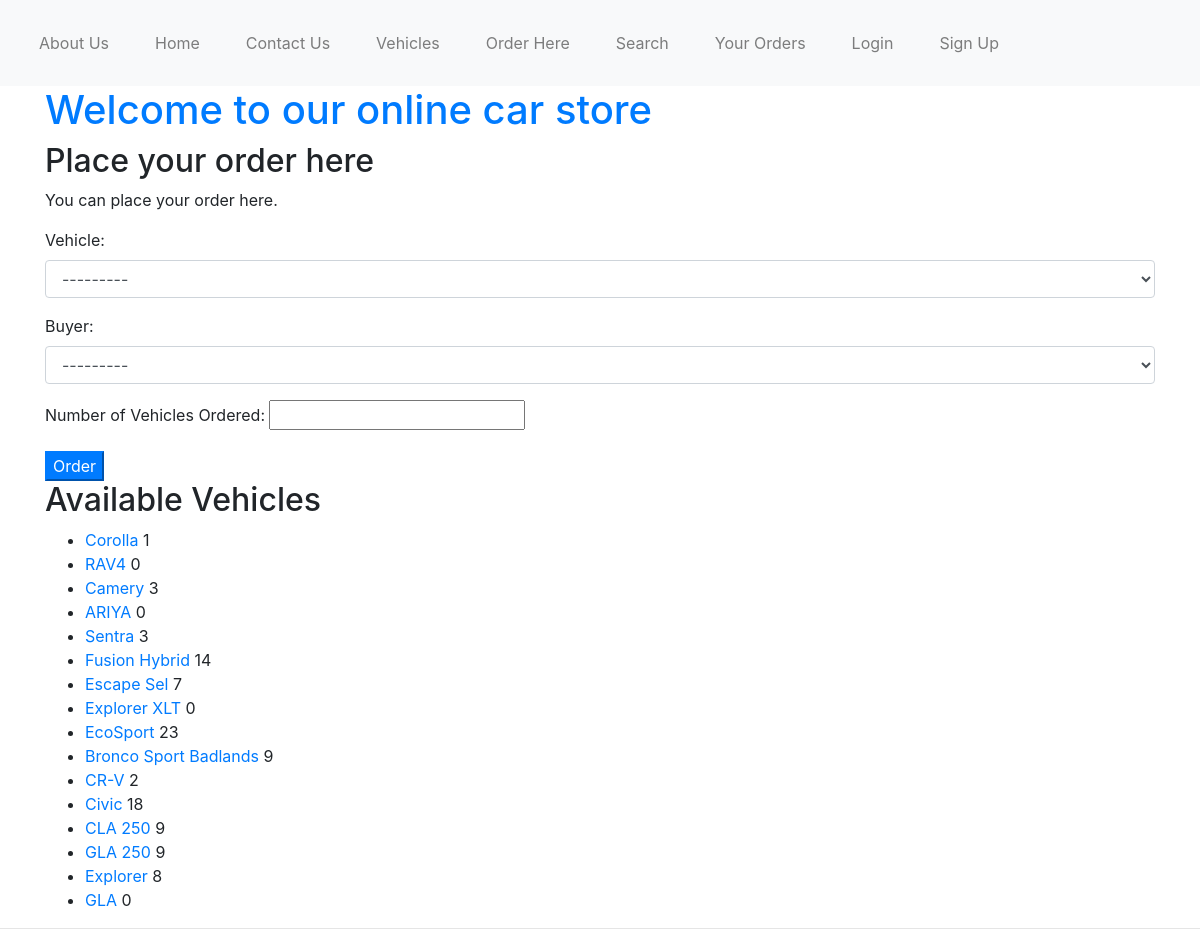
The page /order/ on the database its author committed.
### carapp/models.py (models this page shows)
class Vehicle(models.Model):
    car_type = models.ForeignKey(CarType, related_name='vehicles', on_delete=models.CASCADE)
    car_name = models.CharField(max_length=200)
    car_price = models.DecimalField(max_digits=10, decimal_places=2)
    inventory = models.PositiveIntegerField(default=10)
    instock = models.BooleanField(default=True)
    description = models.TextField(blank=True)
    CRUISE_CONTROL = 'CC'
    AUDIO_INTERFACE = 'AI'
    AIRBAGS = 'AB'
    AIR_CONDITIONING = 'AC'
    SEAT_HEATING = 'SH'
    PARK_ASSIST = 'PA'
    POWER_STEERING = 'PS'
    REVERSING_CAMERA = 'RC'
    AUTO_START_STOP = 'AS'
    FEATURE_CHOICES = (
        (CRUISE_CONTROL, 'Cruise Control'),
        (AUDIO_INTERFACE, 'Audio Interface'),
        (AIRBAGS, 'Airbags'),
        (AIR_CONDITIONING, 'Air Conditioning'),
        (SEAT_HEATING, 'Seat Heating'),
        (PARK_ASSIST, 'Park Assist'),
        (POWER_STEERING, 'Power Steering'),
        (REVERSING_CAMERA, 'Reversing Camera'),
        (AUTO_START_STOP, 'Auto Start/Stop'),
    )
    features = models.CharField(max_length=2, choices=FEATURE_CHOICES, blank=True)
    def __str__(self):
        return self.car_name

### carapp/views.py (the view, shortened to what this page needs)
# urls.py: path('order/', OrderHereView.as_view(), name='OrderHere'),
class OrderHereView(View):
    def get(self, request):
        msg = ''
        vehiclelist = Vehicle.objects.all()
        form = OrderVehicleForm()
        return render(request, 'orderhere.html', { 'form': form, 'msg': msg, 'vehiclelist': vehiclelist})

### carapp/forms.py
class OrderVehicleForm(forms.ModelForm):
    class Meta:
        model = OrderVehicle
        fields = ['vehicle', 'buyer', 'quantity']
        labels = {
            'vehicle': 'Vehicle',
            'buyer': 'Buyer',
            'quantity': 'Number of Vehicles Ordered'
        }
        widgets = {
            'buyer': forms.Select(attrs={'class': 'form-control'}),
            'vehicle': forms.Select(attrs={'class':'form-control'}),
        }

### carapp/models.py (called while the page is built)
    def __str__(self):
        return self.username

### templates/orderhere.html (shortened to what this page needs)
{% extends 'base.html' %}
{% block body_block %}
  <h2>Place your order here</h2>
  <p>You can place your order here.</p>
    <form method="post" action="{% url 'carapp:OrderHere' %}">
    {{ form.as_p }}
    <button class="btn-primary" type="submit">Order</button>
    </form>
    <h2>Available Vehicles</h2>
    <ul>
        {% for vehicle in vehiclelist %}
            <li><a href="/{{vehicle.car_type.id}}">{{ vehicle.car_name }}</a>   {{ vehicle.inventory }}</li>
        {% endfor %}
    </ul>
{% endblock %}

### carapp/static/carapp/style.css (style rules this page uses)
body { background-color: #f0f0f0; color: #333; }

### rows shown on the page
Vehicle: car_name "Corolla", inventory "1"
Vehicle: car_name "RAV4", inventory "0"
Vehicle: car_name "Camery", inventory "3"
Vehicle: car_name "ARIYA", inventory "0"
Vehicle: car_name "Sentra", inventory "3"
Vehicle: car_name "Fusion Hybrid", inventory "14"
Vehicle: car_name "Escape Sel", inventory "7"
Vehicle: car_name "Explorer XLT", inventory "0"
Vehicle: car_name "EcoSport", inventory "23"
Vehicle: car_name "Bronco Sport Badlands", inventory "9"
Vehicle: car_name "CR-V", inventory "2"
Vehicle: car_name "Civic", inventory "18"
Vehicle: car_name "CLA 250", inventory "9"
Vehicle: car_name "GLA 250", inventory "9"
Vehicle: car_name "Explorer", inventory "8"
Vehicle: car_name "GLA", inventory "0"
